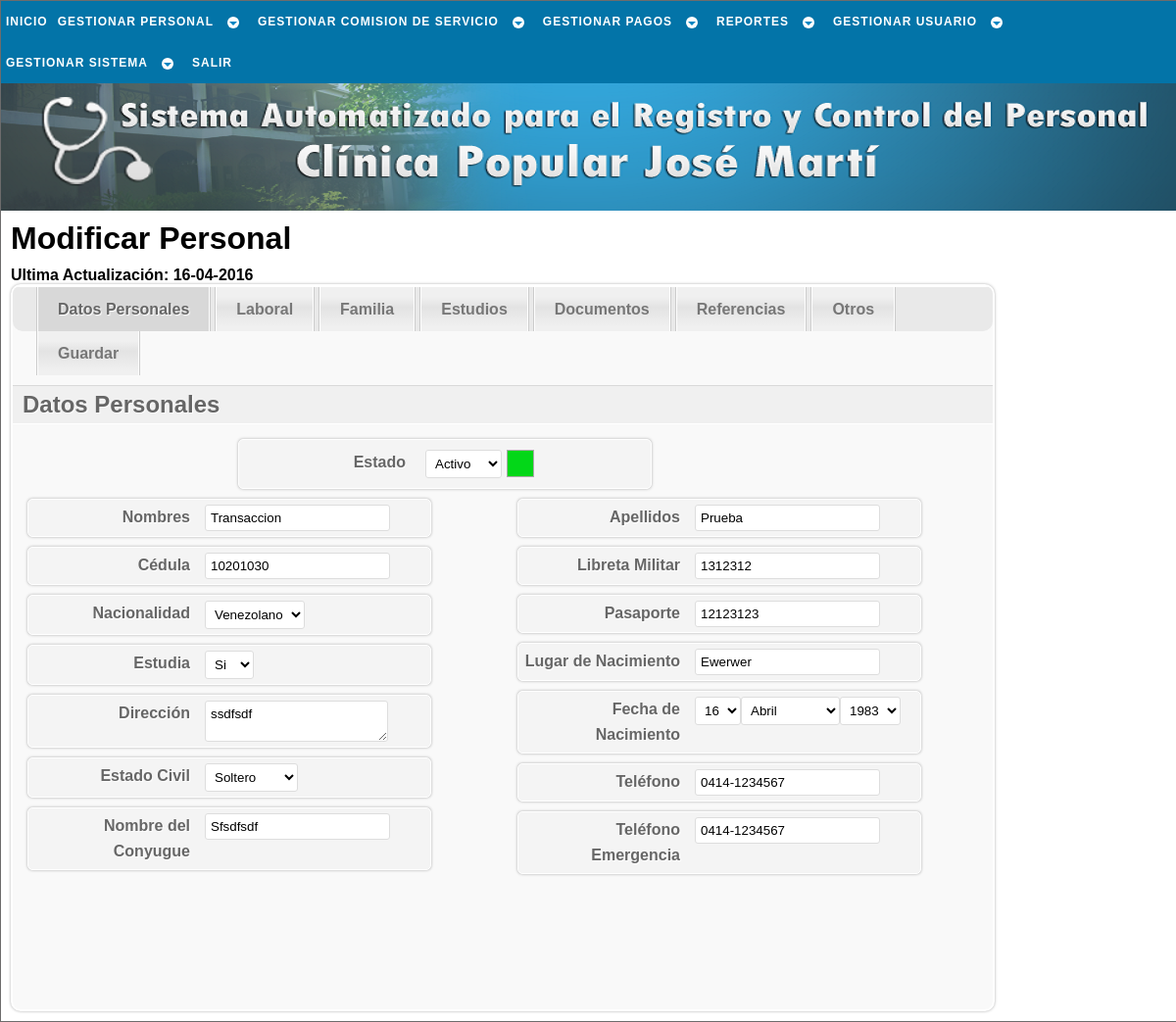
/php/trabajador/modf_trabj_a.php?c=10201030 (signed in), run on the app's committed database.
### tables this page shows
CREATE TABLE `trabajador` (
  `cedula` int(12) NOT NULL,
  `nombre` varchar(30) NOT NULL,
  `apellido` varchar(30) NOT NULL,
  `ciudadania` varchar(15) NOT NULL,
  `pasaporte` varchar(30) NOT NULL,
  `libreta_militr` varchar(30) NOT NULL,
  `fe_nac` date NOT NULL,
  `lug_nac` varchar(30) NOT NULL,
  `est_civil` varchar(15) NOT NULL,
  `nconyugue` varchar(50) NOT NULL,
  `estudia` int(1) NOT NULL,
  `direccion` varchar(50) NOT NULL,
  `telefono` varchar(12) NOT NULL,
  `telefono_em` varchar(12) NOT NULL,
  `estado` tinyint(1) NOT NULL,
  `actualizado` date NOT NULL,
  PRIMARY KEY (`cedula`)
);

CREATE TABLE `uniforme` (
  `cedula` int(12) NOT NULL,
  `camisa` varchar(2) NOT NULL,
  `pantalon` int(2) NOT NULL,
  `calzado` int(2) NOT NULL,
  PRIMARY KEY (`cedula`),
  CONSTRAINT `uniforme_ibfk_1` FOREIGN KEY (`cedula`) REFERENCES `trabajador` (`cedula`) ON UPDATE CASCADE
);

### php/_sql/conslt_trabj_sql.php (called while the page is built, shortened)
<?php
	function conslt_completa_trb($cnx_bd){
		$cedula = $_GET['c'];
		$sql = "SELECT *
				  FROM trabajador
				  JOIN laboral ON laboral.cedula = trabajador.cedula
				  JOIN estudios ON estudios.cedula = trabajador.cedula
				  JOIN documentos ON documentos.cedula = trabajador.cedula
				  JOIN uniforme ON uniforme.cedula = trabajador.cedula
				  WHERE trabajador.cedula = '$cedula'";
		$resultado = $cnx_bd->query($sql);
		return $resultado;
	}
	function conslt_referencia($cnx_bd){
		$cedula = $_GET['c'];
		$sql = "SELECT * FROM referencia_personal WHERE cedula = '$cedula'";
		$resultado = $cnx_bd->query($sql);
		return $resultado;
	}
?>

### php/trabajador/modf_trabj_a.php (the view, shortened to what this page needs)
<!DOCTYPE html PUBLIC "-//W3C//DTD XHTML 1.1//EN" "http://www.w3.org/TR/xhtml11/DTD/xhtml11.dtd" />
<html xmlns="http://www.w3.org/1999/xhtml" xml:lang="es" lang="es" dir="ltr">
	<head>
		<link rel="stylesheet" href="../../css/estilo.css" type="text/css" media="screen" />
					<?php
						$cnx_bd = conexion();
						include('../_sql/conslt_trabj_sql.php');
					?>
    </head>
	<body>
		<div id="cuerpo">
			<div id="menu">
				<div id="cssmenu">
					<?php include('../_menu/menu_trabj.php'); ?>
				</div>
			</div>
			<div id="inicio">
			</div>
			<div id="pagina">
				<?php
					$resultado = conslt_completa_trb($cnx_bd);
					$referencia = conslt_referencia($cnx_bd);
					$fila = $resultado->fetch_object();
					list($a,$m,$d) = explode("-",$fila->actualizado);
					list($an,$mn,$dn) = explode("-",$fila->fe_nac);
				?>
				<div id="content">
					<h1>Modificar Personal</h1>
					<h4>Ultima Actualización: <?php echo $d.'-'.$m.'-'.$a; ?></h4>
					<div id="wrapper">
						<div id="navigation">
							<ul>
								<li class="selected" title="Ingresar datos personales del trabajador">
									<a href="#">Datos Personales</a>
								</li>
								<li title="Ingresar datos laborales del trabajador">
									<a href="#">Laboral</a>
								</li>
								<li title="Ingresar datos familiares del trabajador">
									<a href="#">Familia</a>
								</li>
								<li title="Ingresar datos de estudios del trabajador">
									<a href="#">Estudios</a>
								</li>
								<li title="Ingresar documentación consignada por el trabajador">
									<a href="#">Documentos</a>
								</li>
								<li title="Ingresar referencias personales del trabajador">
									<a href="#">Referencias</a>
								</li>
								<li title="Ingresar datos sobre otras categorias del trabajador">
									<a href="#">Otros</a>
								</li>
								<li title="Registrar todos los datos del trabajador en SACLIPOP">
									<a href="#">Guardar</a>
								</li>
							</ul>
						</div>
						<div id="steps">
							<form id="formElem" name="formElem" action="modf_trabj_b.php" method="post">
								<fieldset class="step">
									<legend>Datos Personales</legend>
									<p>
		                                <label class='rotulo' for="Estado">Estado</label>
										<select name="estado" id='estado' required>
											<option value="1" <?php if($fila->estado == 1) echo 'selected="selected"'; ?>>Activo</option>
										</select>
										<?php
											if($fila->estado == 1) $sty = 'activo';
											else $sty = 'inactivo';
										?>
											<span id="color" class="<?php echo $sty; ?>">&nbsp;&nbsp;&nbsp;&nbsp;</span>
		                            </p>
									<div class='derecha'>
										<div class='campo'>
											<label for="nombre" class='rotulo' title="Por favor ingrese el nombre completo del trabajador">Nombres</label>
											<input type="text" name="nombre" value="<?php echo $fila->nombre; ?>" id="nombre" title="Por favor ingrese el nombre completo del trabajador" required />
										</div>
										<div class='campo'>
											<label for="cedula" class='rotulo' title="Por favor ingrese la cédula de identidad del trabajador">Cédula</label>
											<input type="number" name="cedula" value="<?php echo $fila->cedula; ?>" id="cedula" title="Por favor ingrese la cédula de identidad del trabajador" required />
										</div>
										<div class='campo'>
											<label class='rotulo' title="Por favor ingrese la nacionalidad del trabajador">Nacionalidad</label>
											<select name="nacionalidad" title="Por favor ingrese la nacionalidad del trabajador" required>
												<option value="Venezolano" <?php if($fila->ciudadania == 'Venezolano') echo 'selected="selected"'; ?>>Venezolano</option>
											</select>
										</div>
										<div class='campo'>
											<label class='rotulo' title="Por favor indique si el trabajador estudia">Estudia</label>
											<select name="estudia_t" title="Por favor indique si el trabajador estudia" required>
												<option value="1" <?php if($fila->estudia == '1') echo 'selected="selected"'; ?>>Si</option>
											</select>
										</div>
										<div class='campo'>
											<label for="direccion" class='rotulo' title="Por favor ingrese la dirección de habitación del tabajador">Dirección</label>
											<textarea name="direccion" id="direccion" title="Por favor ingrese la dirección de habitación del tabajador" required><?php echo $fila->direccion; ?></textarea>
										</div>
										<div class='campo'>
											<label class='rotulo' title="Por favor elija el estado civil del tabajador">Estado Civil</label>
											<select name="est_civil" title="Por favor elija el estado civil del tabajador" required>
												<option value="Soltero" <?php if($fila->est_civil == 'Soltero') echo 'selected="selected"'; ?>>Soltero</option>
											</select>
										</div>
										<div class='campo'>
											<label for="nconyugue" class='rotulo' title="Por favor ingrese el nombre del conyugue, sino posee solo ingrese N/a">Nombre del Conyugue</label>
											<input type="text" name="nconyugue" value="<?php echo $fila->nconyugue; ?>" id="nconyugue" title="Por favor ingrese el nombre del conyugue, sino posee solo ingrese N/a" required />
										</div>
									</div>
									<div class='izquierda'>
										<div class='campo'>
											<label for="apellido" class='rotulo' title="Por favor ingrese los apellidos del trabajador">Apellidos</label>
											<input type="text" name="apellido" value="<?php echo $fila->apellido; ?>" id="apellido" title="Por favor ingrese los apellidos del trabajador" required />
										</div>
										<div class='campo'>
											<label for="libreta_militr" class='rotulo' title="Por favor ingrese el número de la libreta militar">Libreta Militar</label>
											<input type="text" name="libreta_militr" value="<?php echo $fila->libreta_militr; ?>" id="libreta_militr" title="Por favor ingrese el número de la libreta militar" required />
										</div>
										<div class='campo'>
											<label for="pasaporte" class='rotulo' title="Por favor ingrese los datos del pasaporte">Pasaporte</label>
											<input type="text" name="pasaporte" value="<?php echo $fila->pasaporte; ?>" id="pasaporte" title="Por favor ingrese el número de pasaporte" required />
										</div>
										<div class='campo'>
											<label for="lug_nac" class='rotulo' title="Por favor ingrese el lugar de nacimiento del trabajador">Lugar de Nacimiento</label>
											<input type="text" name="lug_nac" value="<?php echo $fila->lug_nac; ?>" id="lug_nac" title="Por favor ingrese el lugar de nacimiento del trabajador" required />
										</div>
										<div class='campo'>
											<label class='rotulo' title="Por favor ingrese la fecha de nacimiento del trabajador">Fecha de Nacimiento</label>
											<select name="dianac" id="dianac" title="Seleccione el dia de nacimiento del trabajador" >
												<?php
													for($i=1;$i<=31;$i++){
														echo "<option value='".$i."'";
								                        if($dn == $i){
								                            echo " selected=\"selected\"";
								                        }
								                        echo ">".$i."</option>";
													}
												?>
											</select>
											<select name="mesnac" id="mesnac" title="Seleccione el mes de nacimiento del trabajador" required>
												<?php
													$meses = array("","Enero","Febrero","Marzo","Abril","Mayo","Junio","Julio","Agosto","Septiembre","Octubre","Noviembre","Diciembre");
													for($i=1;$i<=12;$i++){
														echo "<option value='".$i."'";
								                        if($mn == $i){
								                            echo " selected=\"selected\"";
								                        }
								                        echo ">".$meses[$i]."</option>";
													}
												?>
											</select>
											<select name="anonac" id="anonac" title="Seleccione el año de nacimiento del trabajador" required>
												<?php
													for($i=date('o'); $i>=1950; $i--){
														echo "<option value='".$i."'";
								                        if($an == $i){
								                            echo " selected=\"selected\"";
								                        }
								                        echo ">".$i."</option>";
													}
												?>
											</select>
										</div>
										<div class='campo'>
											<label for="telefono" class='rotulo' title="Por favor ingrese el número telefónico del trabajador con formato 0000-0000000">Teléfono</label>
											<input name="telefono" value="<?php echo $fila->telefono; ?>" type="text" id="telefono" class="tlf_formato" title="Por favor ingrese el número telefónico del trabajador con formato 0000-0000000" size="20" maxlength="12"  required />
										</div>
										<div class='campo'>
											<label for="telefono_em" class='rotulo' title="Por favor ingrese un número telefónico para caso de emergencia, con formato 0000-0000000">Teléfono Emergencia</label>
											<input name="telefono_em" value="<?php echo $fila->telefono_em; ?>" type="text" id="telefono_em" class="tlf_formato" title="Por favor ingrese un número telefónico para caso de emergencia, con formato 0000-0000000" size="20" maxlength="12"  required />
										</div>
									</div>
								</fieldset>
								<fieldset class="step">
									<legend>Datos Laborales</legend>
									<div class='derecha'>
									</div>
								</fieldset>
							</form>
						</div>
					</div>
				</div>
			</div>
		</div>
	</body>
</html>

### css/estilo.css (style rules this page uses)
* { font-family: 'Trebuchet MS', Helvetica, sans-serif; margin:0px; padding:0px; }
body { background:#ababab; text-align:center; }
h1 { margin:0px 0px 10px 0px; }
#cuerpo { margin:0 auto; padding:0; text-align:left; width:1200px; border:1px solid #6d6c6c; }
#inicio { height:170px; background:#0431B4 url(../imagen/logo.png); background-repeat:no-repeat; }
#menu { height:44px; background:#D2D0EE; }
#pagina { padding:10px; background:#FFF; overflow:auto; }
p { padding-right:410px; text-align:justify; }
#estado { display: block; float:left; margin-left:5px; padding:4px; border:1px solid #aaa; }
.activo { background: #03D718; display: block; float:left; margin-left:5px; padding:4px; border:1px solid #aaa; }
#cssmenu { font-size: 12px; background: #0374a8; margin: 0; width: auto; padding: 0; line-height: 1; display: block; position: relative; }
#content { text-align:left; width:1000px; position:relative; }
#wrapper { -moz-box-shadow:0px 0px 3px #aaa; -webkit-box-shadow:0px 0px 3px #aaa; box-shadow:0px 0px 3px #aaa; -moz-border-radius:10px; -webkit-border-radius:10px; border-radius:10px; border:2px solid #fff; background-color:#f9f9f9; width:1000px; overflow:hidden; }
#steps { width:500px; overflow:hidden; }
.step { float:left; width:1000px; }
#navigation { height:45px; background-color:#e9e9e9; border-top:1px solid #fff; -moz-border-radius:0px 0px 10px 10px; -webkit-border-bottom-left-radius:10px; -webkit-border-bottom-right-radius:10px; border-bottom-left-radius:10px; border-bottom-right-radius:10px; }
#navigation ul { list-style:none; float:left; margin-left:22px; }
#navigation ul li { float:left; border-right:1px solid #ccc; border-left:1px solid #ccc; position:relative; margin:0px 2px; }
#navigation ul li a { display:block; height:45px; background-color:#444; color:#777; outline:none; font-weight:bold; text-decoration:none; line-height:45px; padding:0px 20px; border-right:1px solid #fff; border-left:1px solid #fff; background:#f0f0f0; background: -webkit-gradient( linear, left bottom, left top, color-stop(0.09, rgb(240,240,240)), color-stop(0.55, rgb(227,227,227)), color-stop(0.78, rgb(240,240,240)) ); background: -moz-linear-gradient( center bottom, rgb(240,240,240) 9%, rgb(227,227,227) 55%, rgb(240,240,240) 78% ) }
#navigation ul li a:hover, #navigation ul li.selected a { background:#d8d8d8; color:#666; text-shadow:1px 1px 1px #fff; }
#steps form fieldset { border:none; padding-bottom:20px; }
#steps form legend { text-align:left; background-color:#f0f0f0; color:#666; font-size:24px; text-shadow:1px 1px 1px #fff; font-weight:bold; float:left; width:990px; padding:5px 0px 5px 10px; margin:10px 0px; border-bottom:1px solid #fff; border-top:1px solid #d9d9d9; }
#steps form .derecha { float:left; width:50%; }
#steps form .izquierda { float:right; width:50%; }
#steps form .campo { float:left; margin:5px 0px; background-color:#f4f4f4; border:1px solid #fff; width:400px; padding:5px; margin-left:15px; margin-right:15px; -moz-border-radius: 5px; -webkit-border-radius: 5px; border-radius: 5px; -moz-box-shadow:0px 0px 3px #aaa; -webkit-box-shadow:0px 0px 3px #aaa; box-shadow:0px 0px 3px #aaa; }
.rotulo { width:160px; float:left; text-align:right; margin-right:15px; line-height:26px; color:#666; text-shadow:1px 1px 1px #fff; font-weight:bold; }
#steps form p { float:left; clear:both; margin:5px 0px; background-color:#f4f4f4; border:1px solid #fff; width:400px; padding:10px; margin-left:230px; -moz-border-radius: 5px; -webkit-border-radius: 5px; border-radius: 5px; -moz-box-shadow:0px 0px 3px #aaa; -webkit-box-shadow:0px 0px 3px #aaa; box-shadow:0px 0px 3px #aaa; }
#steps form input:not([type=radio]), #steps form textarea, #steps form select { background: #ffffff; border: 1px solid #ddd; -moz-border-radius: 3px; -webkit-border-radius: 3px; border-radius: 3px; outline: none; padding: 5px; float:left; }
#navigation { display:none; }

### data on the page
trabajador: estado "Activo", nombre "Transaccion", cedula "10201030", nacionalidad "Venezolano", estudia_t "Si", direccion "ssdfsdf", est_civil "Soltero", nconyugue "Sfsdfsdf", apellido "Prueba", libreta_militr "1312312", pasaporte "12123123", lug_nac "Ewerwer", telefono "0414-1234567", telefono_em "0414-1234567"

### other printed values
$d "16"
$m "04"
$a "2016"
form field dianac "16"
form field mesnac "Abril"
form field anonac "1983"
